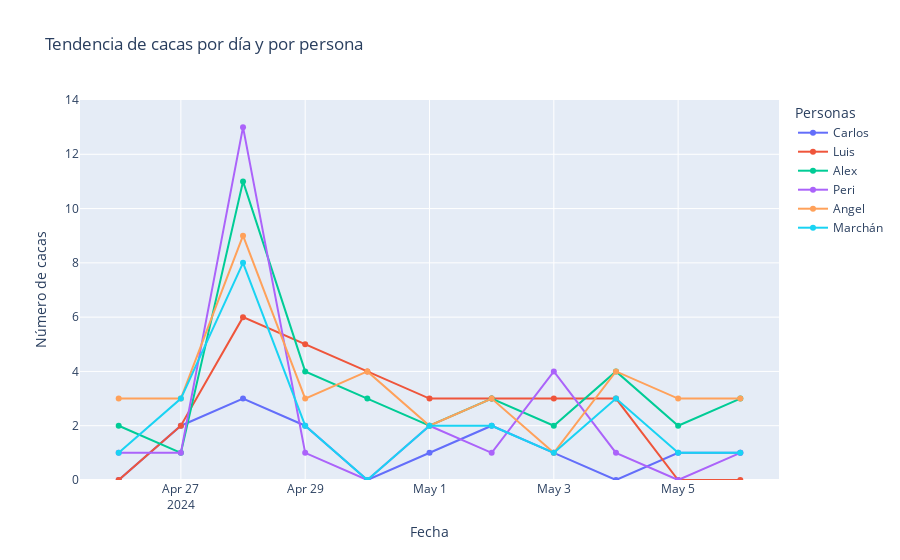

Here is the notebook cell this chart was saved with:
### Code cell
# Obtener la lista de personas únicas
personas = df['nombre'].unique()

# Crear un DataFrame con todas las fechas y personas
fecha_min = df['fecha'].min().date()
fecha_max = df['fecha'].max().date()
todas_fechas = pd.date_range(fecha_min, fecha_max, freq='D')
df_completo = pd.DataFrame([(fecha, persona) for fecha in todas_fechas for persona in personas],
                           columns=['fecha', 'nombre'])

# Contar las cacas por día y persona
df_conteo = df.groupby([df['fecha'].dt.date, 'nombre']).size().reset_index(name='count')
df_conteo['fecha'] = pd.to_datetime(df_conteo['fecha'])  # Convertir a datetime

# Combinar el DataFrame completo con el conteo
df_final = pd.merge(df_completo, df_conteo, on=['fecha', 'nombre'], how='left').fillna(0)

# Crear la figura
fig = go.Figure()

# Añadir una línea para cada persona
for persona in personas:
    df_persona = df_final[df_final['nombre'] == persona]
    
    fig.add_trace(
        go.Scatter(x=df_persona['fecha'], y=df_persona['count'], name=persona, mode='lines+markers')
    )

# Actualizar el diseño de la figura
fig.update_layout(
    title="Tendencia de cacas por día y por persona",
    xaxis_title="Fecha",
    yaxis_title="Número de cacas",
    legend_title="Personas"
)

# Actualizar los ejes y
fig.update_yaxes(range=[0, df_final['count'].max() + 1])

# Mostrar la figura
fig.show()

### Figure 1 — Plotly figure (JSON) as saved in the notebook; plotly's stock layout.template omitted (floating-point values rounded to 4 significant figures)
{"data": [{"mode": "lines+markers", "name": "Carlos", "type": "scatter", "x": ["2024-04-26T00:00:00", "2024-04-27T00:00:00", "2024-04-28T00:00:00", "2024-04-29T00:00:00", "2024-04-30T00:00:00", "2024-05-01T00:00:00", "2024-05-02T00:00:00", "2024-05-03T00:00:00", "2024-05-04T00:00:00", "2024-05-05T00:00:00", "2024-05-06T00:00:00"], "y": [0, 2, 3, 2, 0, 1, 2, 1, 0, 1, 1]}, {"mode": "lines+markers", "name": "Luis", "type": "scatter", "x": ["2024-04-26T00:00:00", "2024-04-27T00:00:00", "2024-04-28T00:00:00", "2024-04-29T00:00:00", "2024-04-30T00:00:00", "2024-05-01T00:00:00", "2024-05-02T00:00:00", "2024-05-03T00:00:00", "2024-05-04T00:00:00", "2024-05-05T00:00:00", "2024-05-06T00:00:00"], "y": [0, 2, 6, 5, 4, 3, 3, 3, 3, 0, 0]}, {"mode": "lines+markers", "name": "Alex", "type": "scatter", "x": ["2024-04-26T00:00:00", "2024-04-27T00:00:00", "2024-04-28T00:00:00", "2024-04-29T00:00:00", "2024-04-30T00:00:00", "2024-05-01T00:00:00", "2024-05-02T00:00:00", "2024-05-03T00:00:00", "2024-05-04T00:00:00", "2024-05-05T00:00:00", "2024-05-06T00:00:00"], "y": [2, 1, 11, 4, 3, 2, 3, 2, 4, 2, 3]}, {"mode": "lines+markers", "name": "Peri", "type": "scatter", "x": ["2024-04-26T00:00:00", "2024-04-27T00:00:00", "2024-04-28T00:00:00", "2024-04-29T00:00:00", "2024-04-30T00:00:00", "2024-05-01T00:00:00", "2024-05-02T00:00:00", "2024-05-03T00:00:00", "2024-05-04T00:00:00", "2024-05-05T00:00:00", "2024-05-06T00:00:00"], "y": [1, 1, 13, 1, 0, 2, 1, 4, 1, 0, 1]}, {"mode": "lines+markers", "name": "Angel", "type": "scatter", "x": ["2024-04-26T00:00:00", "2024-04-27T00:00:00", "2024-04-28T00:00:00", "2024-04-29T00:00:00", "2024-04-30T00:00:00", "2024-05-01T00:00:00", "2024-05-02T00:00:00", "2024-05-03T00:00:00", "2024-05-04T00:00:00", "2024-05-05T00:00:00", "2024-05-06T00:00:00"], "y": [3, 3, 9, 3, 4, 2, 3, 1, 4, 3, 3]}, {"mode": "lines+markers", "name": "Marchán", "type": "scatter", "x": ["2024-04-26T00:00:00", "2024-04-27T00:00:00", "2024-04-28T00:00:00", "2024-04-29T00:00:00", "2024-04-30T00:00:00", "2024-05-01T00:00:00", "2024-05-02T00:00:00", "2024-05-03T00:00:00", "2024-05-04T00:00:00", "2024-05-05T00:00:00", "2024-05-06T00:00:00"], "y": [1, 3, 8, 2, 0, 2, 2, 1, 3, 1, 1]}], "layout": {"legend": {"title": {"text": "Personas"}}, "title": {"text": "Tendencia de cacas por día y por persona"}, "xaxis": {"title": {"text": "Fecha"}}, "yaxis": {"range": [0, 14], "title": {"text": "Número de cacas"}}}}
